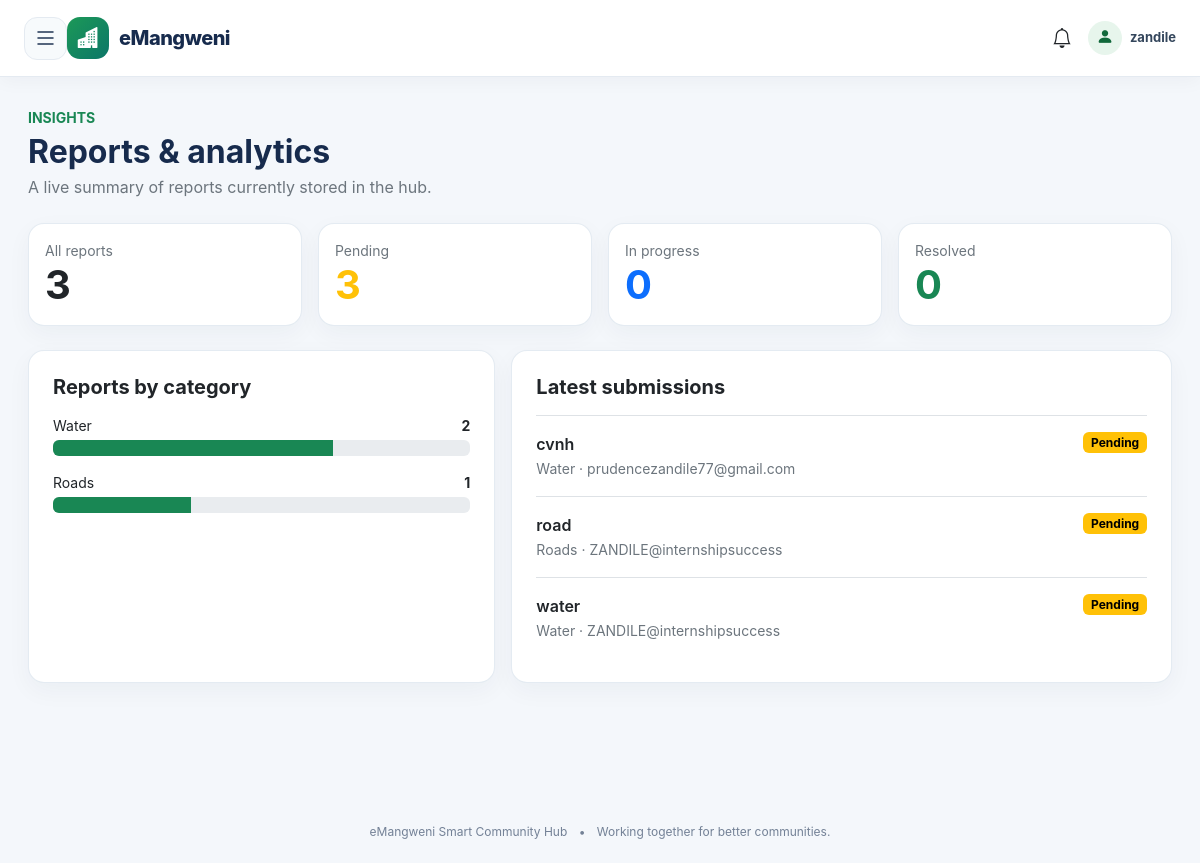
Page /admin-portal/reports/ (signed in) on the committed database.
### issues/models.py (models this page shows, shortened)
class Issue(models.Model):
    CATEGORY_CHOICES = [
        ("Water", "Water"),
        ("Electricity", "Electricity"),
        ("Roads", "Roads"),
        ("Crime", "Crime"),
        ("Dumping", "Illegal Dumping"),
    ]
    STATUS_CHOICES = [
        ("Pending", "Pending"),
        ("In Progress", "In Progress"),
        ("Resolved", "Resolved"),
    ]
    user = models.ForeignKey(
        User,
        on_delete=models.CASCADE
    )
    title = models.CharField(max_length=200)
    description = models.TextField()
    category = models.CharField(
        max_length=50,
        choices=CATEGORY_CHOICES
    )
    location = models.CharField(max_length=200)
    image = models.ImageField(
        upload_to="issues/",
        blank=True,
        null=True
    )
    status = models.CharField(
        max_length=50,
        choices=STATUS_CHOICES,
        default="Pending"
    )
    created_at = models.DateTimeField(auto_now_add=True)
    class Meta:
        ordering = ["-created_at"]

### admin_portal/views.py (the view)
# urls.py: path("reports/", views.reports, name="admin-reports"),
@staff_member_required(login_url="login")
def reports(request):
    total = Issue.objects.count()
    category_counts = Issue.objects.values("category").annotate(total=Count("id")).order_by("-total")
    context = {
        "total": total,
        "pending": Issue.objects.filter(status="Pending").count(),
        "in_progress": Issue.objects.filter(status="In Progress").count(),
        "resolved": Issue.objects.filter(status="Resolved").count(),
        "category_counts": category_counts,
        "recent_issues": Issue.objects.select_related("user").order_by("-created_at")[:10],
    }
    return render(request, "admin_portal/reports.html", context)

### notifications/context_processors.py (called while the page is built)
def unread_notifications(request):
    if not request.user.is_authenticated:
        return {"unread_notifications": 0}
    return {
        "unread_notifications": Notification.objects.filter(
            user=request.user,
            is_read=False,
        ).count()
    }

### admin_portal/templates/admin_portal/reports.html (shortened to what this page needs)
{% extends "base/base.html" %}
{% block content %}
<div class="container-fluid px-0">
    <div class="mb-4"><span class="text-uppercase fw-bold small text-success">Insights</span><h1 class="h2 fw-bold mt-1 mb-1">Reports & analytics</h1><p class="text-secondary mb-0">A live summary of reports currently stored in the hub.</p></div>
    <div class="row g-3 mb-4">
        <div class="col-6 col-lg-3"><div class="card h-100"><div class="card-body"><div class="text-secondary small">All reports</div><div class="display-6 fw-bold">{{ total }}</div></div></div></div>
        <div class="col-6 col-lg-3"><div class="card h-100"><div class="card-body"><div class="text-secondary small">Pending</div><div class="display-6 fw-bold text-warning">{{ pending }}</div></div></div></div>
        <div class="col-6 col-lg-3"><div class="card h-100"><div class="card-body"><div class="text-secondary small">In progress</div><div class="display-6 fw-bold text-primary">{{ in_progress }}</div></div></div></div>
        <div class="col-6 col-lg-3"><div class="card h-100"><div class="card-body"><div class="text-secondary small">Resolved</div><div class="display-6 fw-bold text-success">{{ resolved }}</div></div></div></div>
    </div>
    <div class="row g-3">
        <div class="col-lg-5"><section class="card h-100"><div class="card-body p-4"><h2 class="h5 fw-bold mb-3">Reports by category</h2>
        {% for item in category_counts %}<div class="mb-3"><div class="d-flex justify-content-between small mb-1"><span>{{ item.category }}</span><strong>{{ item.total }}</strong></div><div class="progress" role="progressbar" aria-label="{{ item.category }}" aria-valuenow="{{ item.total }}" aria-valuemin="0" aria-valuemax="{{ total }}"><div class="progress-bar bg-success" style="width:{% if total %}{% widthratio item.total total 100 %}{% else %}0{% endif %}%"></div></div></div>
        {% empty %}<p class="text-secondary">There are no report categories to display yet.</p>{% endfor %}
        </div></section></div>
        <div class="col-lg-7"><section class="card h-100"><div class="card-body p-4"><h2 class="h5 fw-bold mb-3">Latest submissions</h2>
        {% for issue in recent_issues %}<div class="d-flex justify-content-between gap-3 border-top py-3"><div><div class="fw-semibold">{{ issue.title }}</div><small class="text-secondary">{{ issue.category }} · {{ issue.user.username }}</small></div><span class="badge align-self-start {% if issue.status == 'Resolved' %}text-bg-success{% elif issue.status == 'In Progress' %}text-bg-primary{% else %}text-bg-warning{% endif %}">{{ issue.status }}</span></div>
        {% empty %}<p class="text-secondary">No reports have been submitted yet.</p>{% endfor %}
        </div></section></div>
    </div>
</div>
{% endblock %}

### templates/base/base.html (shortened to what this page needs)
{% load static %}
<!DOCTYPE html>
<html lang="en">
<head>
    <link href="https://cdn.jsdelivr.net/npm/bootstrap@5.3.7/dist/css/bootstrap.min.css" rel="stylesheet">
    <link rel="stylesheet" href="https://cdn.jsdelivr.net/npm/bootstrap-icons@1.11.3/font/bootstrap-icons.min.css">
</head>
<body>
<div id="navbar-wrapper">
    <nav class="navbar navbar-expand-lg navbar-light">
        <div class="container-fluid px-3 px-lg-4">
            {% if user.is_authenticated %}
                <button id="menu-btn" type="button" aria-label="Open navigation menu"
                        aria-controls="sidebar" aria-expanded="false">
                    <i class="bi bi-list"></i>
                </button>
                {% if user.is_staff %}
                    <a class="navbar-brand" href="{% url 'admin-portal-dashboard' %}">
                {% else %}
                    <a class="navbar-brand" href="{% url 'dashboard' %}">
                {% endif %}
                    <span class="navbar-brand-icon"><i class="bi bi-buildings-fill"></i></span>
                    <span>eMangweni</span>
                </a>
                <div class="ms-auto d-flex align-items-center gap-3">
                    {% if user.is_staff %}
                        <a href="{% url 'admin-notifications' %}" class="position-relative text-decoration-none text-dark" aria-label="Open admin notifications">
                            <i class="bi bi-bell fs-5"></i>
                        </a>
                    {% endif %}
                    <span class="navbar-user">
                        <span class="navbar-user-icon"><i class="bi bi-person-fill"></i></span>
                        <span class="username-label">{{ user.get_short_name|default:user.username }}</span>
                    </span>
                </div>
            {% endif %}
        </div>
    </nav>
</div>
<main class="page-content" id="content">
    {% block content %}{% endblock %}
</main>
<footer class="app-footer">
    <span>eMangweni Smart Community Hub</span>
    <span class="mx-2">•</span>
    <span>Working together for better communities.</span>
</footer>
</body>
</html>

### templates/base/base.html (style rules this page uses)
:root { --hub-ink: #172b4d; --hub-muted: #64748b; --hub-green: #16834a; --hub-green-dark: #11683b; --hub-bg: #f4f7fb; --hub-border: #e4eaf1; --hub-sidebar: #102033; --hub-sidebar-soft: #182d43; }
*, *::before, *::after { box-sizing: border-box; }
html { scroll-behavior: smooth; }
body { margin: 0; background: var(--hub-bg); color: var(--hub-ink); font-family: Inter, "Segoe UI", Roboto, Arial, sans-serif; overflow-x: hidden; }
a { text-underline-offset: 3px; }
.navbar { position: sticky; top: 0; z-index: 1030; min-height: 76px; padding: 12px 0; background: rgba(255,255,255,.96) !important; border-bottom: 1px solid var(--hub-border); box-shadow: 0 4px 18px rgba(15, 35, 60, .04); backdrop-filter: blur(12px); }
.navbar-brand { display: inline-flex; align-items: center; gap: 10px; color: var(--hub-ink) !important; font-size: 20px; font-weight: 800; letter-spacing: -.5px; }
.navbar-brand-icon { display: inline-grid; width: 42px; height: 42px; place-items: center; border-radius: 13px; background: linear-gradient(135deg, #1c9957, #0c7668); color: white; font-size: 21px; }
#menu-btn { display: inline-grid; width: 43px; height: 43px; flex-shrink: 0; place-items: center; padding: 0; border: 1px solid var(--hub-border); border-radius: 13px; background: #f7fafc; color: var(--hub-ink); transition: background .2s, color .2s, border-color .2s; }
#menu-btn i { font-size: 24px; line-height: 1; }
.navbar-user { display: inline-flex; align-items: center; gap: 8px; color: #34465c; font-size: 13px; font-weight: 700; }
.navbar-user-icon { display: inline-grid; width: 34px; height: 34px; place-items: center; border-radius: 50%; background: #e7f5ec; color: var(--hub-green-dark); font-size: 17px; }
.page-content { min-height: calc(100vh - 76px); padding: 28px; transition: margin-left .28s ease; }
.app-footer { padding: 22px 16px; color: #738196; text-align: center; font-size: 12px; }
.card { border: 1px solid rgba(222, 230, 239, .8); border-radius: 16px; box-shadow: 0 8px 24px rgba(21, 42, 69, .045); }
@media (min-width: 992px) { #navbar-wrapper { transition: margin-left .28s ease, width .28s ease; } }

### rows in the picture
Issue: category "Roads", total "1", title "road", user.username "ZANDILE@internshipsuccess", status "Pending"
Issue: title "cvnh", category "Water", user.username "prudencezandile77@gmail.com", status "Pending"
Issue: title "water", category "Water", user.username "ZANDILE@internshipsuccess", status "Pending"

### other values in the picture
{{ user.get_short_name|default:user.username }} "zandile"
{{ total }} "3"
{{ pending }} "3"
{{ in_progress }} "0"
{{ resolved }} "0"
{{ item.category }} "Water"
{{ item.total }} "2"
